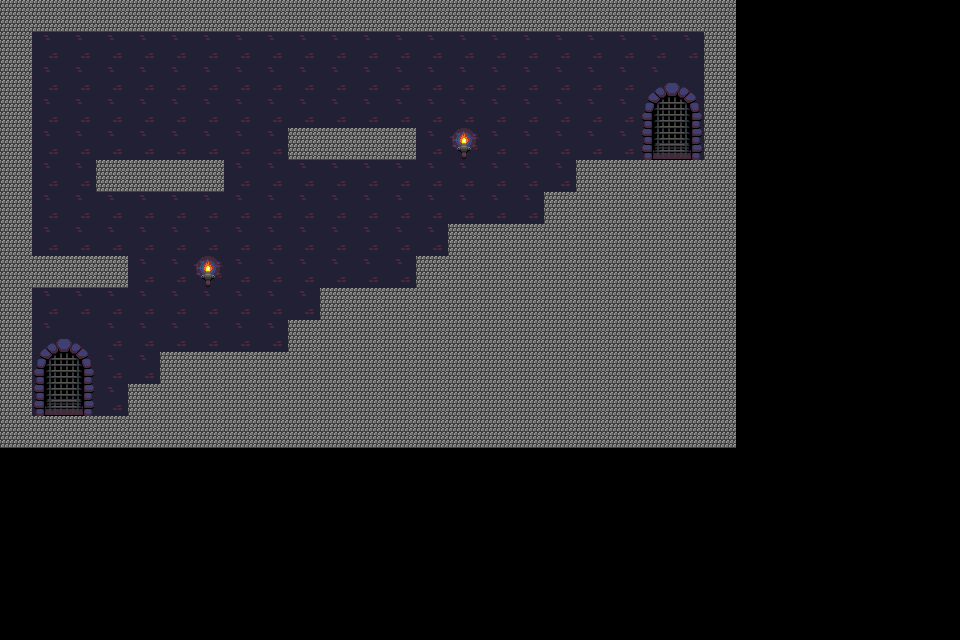

Tiled map render using the project's own tile images. Description and the whole map definition, tile-layer contents included, below:
An orthogonal 30x20 tile map with 32x32 px tiles, 4 tile layers (bg, stage, door, closedDoor), 2 tilesets.

<map version="1.0" orientation="orthogonal" renderorder="right-down" width="30" height="20" tilewidth="32" tileheight="32" nextobjectid="1">
 <tileset firstgid="1" name="oppcastle-mod-tiles" tilewidth="32" tileheight="32" tilecount="165" columns="15">
  <image source="oppcastle-mod-tiles.png" width="480" height="352" />
  <tile id="124">
   <properties>
    <property name="teleport" type="bool" value="true" />
   </properties>
  </tile>
  <tile id="128">
   <properties>
    <property name="monsterEntry" type="bool" value="true" />
   </properties>
  </tile>
  <tile id="138">
   <properties>
    <property name="light" type="bool" value="true" />
   </properties>
  </tile>
 </tileset>
 <tileset firstgid="166" name="bg_darkshadestone_0" tilewidth="32" tileheight="32" tilecount="90" columns="10">
  <image source="bg_darkshadestone_0.png" width="320" height="288" />
  <tile id="38">
   <properties>
    <property name="collidable" type="bool" value="true" />
   </properties>
  </tile>
 </tileset>
 <layer name="bg" width="30" height="20">
  <data encoding="csv">
0,0,0,0,0,0,0,0,0,0,0,0,0,0,0,0,0,0,0,0,0,0,0,0,0,0,0,0,0,0,
0,109,109,109,109,109,109,109,109,109,109,109,109,109,109,109,109,109,109,109,109,109,0,0,0,0,0,0,0,0,
0,109,109,109,109,109,109,109,109,109,109,109,109,109,109,109,109,109,109,109,0,0,0,0,0,0,0,0,0,0,
0,109,109,109,109,109,109,109,109,109,109,109,109,109,109,109,109,109,109,109,0,0,0,0,0,0,0,0,0,0,
0,109,109,109,109,109,109,109,109,109,109,109,109,109,139,109,109,109,109,109,125,0,0,0,0,0,0,0,0,0,
0,109,109,109,109,109,109,109,109,109,109,109,109,109,109,109,109,109,0,0,0,0,0,0,0,0,0,0,0,0,
0,109,109,109,109,109,109,109,109,109,109,109,109,109,109,109,109,0,0,0,0,0,0,0,0,0,0,0,0,0,
0,109,109,109,109,109,109,109,109,109,109,109,109,109,0,0,0,0,0,0,0,0,0,0,0,0,0,0,0,0,
0,109,109,109,109,109,139,109,109,109,109,109,109,0,0,0,0,0,0,0,0,0,0,0,0,0,0,0,0,0,
0,109,109,109,109,109,109,109,109,109,0,0,0,0,0,0,0,0,0,0,0,0,0,0,0,0,0,0,0,0,
0,0,0,109,109,109,109,109,109,0,0,0,0,0,0,0,0,0,0,0,0,0,0,0,0,0,0,0,0,0,
0,0,0,109,109,0,0,0,0,0,0,0,0,0,0,0,0,0,0,0,0,0,0,0,0,0,0,0,0,0,
0,0,0,109,0,0,0,0,0,0,0,0,0,0,0,0,0,0,0,0,0,0,0,0,0,0,0,0,0,0,
0,0,0,0,0,0,0,0,0,0,0,0,0,0,0,0,0,0,0,0,0,0,0,0,0,0,0,0,0,0,
0,0,0,0,0,0,0,0,0,0,0,0,0,0,0,0,0,0,0,0,0,0,0,0,0,0,0,0,0,0,
0,0,0,0,0,0,0,0,0,0,0,0,0,0,0,0,0,0,0,0,0,0,0,0,0,0,0,0,0,0,
0,0,0,0,0,0,0,0,0,0,0,0,0,0,0,0,0,0,0,0,0,0,0,0,0,0,0,0,0,0,
0,0,0,0,0,0,0,0,0,0,0,0,0,0,0,0,0,0,0,0,0,0,0,0,0,0,0,0,0,0,
0,0,0,0,0,0,0,0,0,0,0,0,0,0,0,0,0,0,0,0,0,0,0,0,0,0,0,0,0,0,
0,0,0,0,0,0,0,0,0,0,0,0,0,0,0,0,0,0,0,0,0,0,0,0,0,0,0,0,0,0
</data>
 </layer>
 <layer name="stage" width="30" height="20">
  <data encoding="csv">
204,204,204,204,204,204,204,204,204,204,204,204,204,204,204,204,204,204,204,204,204,204,204,0,0,0,0,0,0,0,
204,0,0,0,0,0,0,0,0,0,0,0,0,0,0,0,0,0,0,0,0,0,204,0,0,0,0,0,0,0,
204,0,0,0,0,0,0,0,0,0,0,0,0,0,0,0,0,0,0,0,0,0,204,0,0,0,0,0,0,0,
204,0,0,0,0,0,0,0,0,0,0,0,0,0,0,0,0,0,0,0,0,0,204,0,0,0,0,0,0,0,
204,0,0,0,0,0,0,0,0,204,204,204,204,0,0,0,0,0,0,0,0,0,204,0,0,0,0,0,0,0,
204,0,0,204,204,204,204,0,0,0,0,0,0,0,0,0,0,0,204,204,204,204,204,0,0,0,0,0,0,0,
204,0,0,0,0,0,0,0,0,0,0,0,0,0,0,0,0,204,204,204,204,204,204,0,0,0,0,0,0,0,
204,0,0,0,0,0,0,0,0,0,0,0,0,0,204,204,204,204,204,204,204,204,204,0,0,0,0,0,0,0,
204,204,204,204,0,0,0,0,0,0,0,0,0,204,204,204,204,204,204,204,204,204,204,0,0,0,0,0,0,0,
204,0,0,0,0,0,0,0,0,0,204,204,204,204,204,204,204,204,204,204,204,204,204,0,0,0,0,0,0,0,
204,0,0,0,0,0,0,0,0,204,204,204,204,204,204,204,204,204,204,204,204,204,204,0,0,0,0,0,0,0,
204,0,0,0,0,204,204,204,204,204,204,204,204,204,204,204,204,204,204,204,204,204,204,0,0,0,0,0,0,0,
204,0,0,0,204,204,204,204,204,204,204,204,204,204,204,204,204,204,204,204,204,204,204,0,0,0,0,0,0,0,
204,204,204,204,204,204,204,204,204,204,204,204,204,204,204,204,204,204,204,204,204,204,204,0,0,0,0,0,0,0,
0,0,0,0,0,0,0,0,0,0,0,0,0,0,0,0,0,0,0,0,0,0,0,0,0,0,0,0,0,0,
0,0,0,0,0,0,0,0,0,0,0,0,0,0,0,0,0,0,0,0,0,0,0,0,0,0,0,0,0,0,
0,0,0,0,0,0,0,0,0,0,0,0,0,0,0,0,0,0,0,0,0,0,0,0,0,0,0,0,0,0,
0,0,0,0,0,0,0,0,0,0,0,0,0,0,0,0,0,0,0,0,0,0,0,0,0,0,0,0,0,0,
0,0,0,0,0,0,0,0,0,0,0,0,0,0,0,0,0,0,0,0,0,0,0,0,0,0,0,0,0,0,
0,0,0,0,0,0,0,0,0,0,0,0,0,0,0,0,0,0,0,0,0,0,0,0,0,0,0,0,0,0
</data>
 </layer>
 <layer name="door" width="30" height="20">
  <data encoding="csv">
0,0,0,0,0,0,0,0,0,0,0,0,0,0,0,0,0,0,0,0,0,0,0,0,0,0,0,0,0,0,
0,0,0,0,0,0,0,0,0,0,0,0,0,0,0,0,0,0,0,0,0,0,0,0,0,0,0,0,0,0,
0,0,0,0,0,0,0,0,0,0,0,0,0,0,0,0,0,0,0,0,99,100,0,0,0,0,0,0,0,0,
0,0,0,0,0,0,0,0,0,0,0,0,0,0,0,0,0,0,0,0,114,115,0,0,0,0,0,0,0,0,
0,0,0,0,0,0,0,0,0,0,0,0,0,0,0,0,0,0,0,0,129,130,0,0,0,0,0,0,0,0,
0,0,0,0,0,0,0,0,0,0,0,0,0,0,0,0,0,0,0,0,0,0,0,0,0,0,0,0,0,0,
0,0,0,0,0,0,0,0,0,0,0,0,0,0,0,0,0,0,0,0,0,0,0,0,0,0,0,0,0,0,
0,0,0,0,0,0,0,0,0,0,0,0,0,0,0,0,0,0,0,0,0,0,0,0,0,0,0,0,0,0,
0,0,0,0,0,0,0,0,0,0,0,0,0,0,0,0,0,0,0,0,0,0,0,0,0,0,0,0,0,0,
0,0,0,0,0,0,0,0,0,0,0,0,0,0,0,0,0,0,0,0,0,0,0,0,0,0,0,0,0,0,
0,99,100,0,0,0,0,0,0,0,0,0,0,0,0,0,0,0,0,0,0,0,0,0,0,0,0,0,0,0,
0,114,115,0,0,0,0,0,0,0,0,0,0,0,0,0,0,0,0,0,0,0,0,0,0,0,0,0,0,0,
0,129,130,0,0,0,0,0,0,0,0,0,0,0,0,0,0,0,0,0,0,0,0,0,0,0,0,0,0,0,
0,0,0,0,0,0,0,0,0,0,0,0,0,0,0,0,0,0,0,0,0,0,0,0,0,0,0,0,0,0,
0,0,0,0,0,0,0,0,0,0,0,0,0,0,0,0,0,0,0,0,0,0,0,0,0,0,0,0,0,0,
0,0,0,0,0,0,0,0,0,0,0,0,0,0,0,0,0,0,0,0,0,0,0,0,0,0,0,0,0,0,
0,0,0,0,0,0,0,0,0,0,0,0,0,0,0,0,0,0,0,0,0,0,0,0,0,0,0,0,0,0,
0,0,0,0,0,0,0,0,0,0,0,0,0,0,0,0,0,0,0,0,0,0,0,0,0,0,0,0,0,0,
0,0,0,0,0,0,0,0,0,0,0,0,0,0,0,0,0,0,0,0,0,0,0,0,0,0,0,0,0,0,
0,0,0,0,0,0,0,0,0,0,0,0,0,0,0,0,0,0,0,0,0,0,0,0,0,0,0,0,0,0
</data>
 </layer>
 <layer name="closedDoor" width="30" height="20">
  <data encoding="csv">
0,0,0,0,0,0,0,0,0,0,0,0,0,0,0,0,0,0,0,0,0,0,0,0,0,0,0,0,0,0,
0,0,0,0,0,0,0,0,0,0,0,0,0,0,0,0,0,0,0,0,0,0,0,0,0,0,0,0,0,0,
0,0,0,0,0,0,0,0,0,0,0,0,0,0,0,0,0,0,0,0,101,102,0,0,0,0,0,0,0,0,
0,0,0,0,0,0,0,0,0,0,0,0,0,0,0,0,0,0,0,0,116,117,0,0,0,0,0,0,0,0,
0,0,0,0,0,0,0,0,0,0,0,0,0,0,0,0,0,0,0,0,131,132,0,0,0,0,0,0,0,0,
0,0,0,0,0,0,0,0,0,0,0,0,0,0,0,0,0,0,0,0,0,0,0,0,0,0,0,0,0,0,
0,0,0,0,0,0,0,0,0,0,0,0,0,0,0,0,0,0,0,0,0,0,0,0,0,0,0,0,0,0,
0,0,0,0,0,0,0,0,0,0,0,0,0,0,0,0,0,0,0,0,0,0,0,0,0,0,0,0,0,0,
0,0,0,0,0,0,0,0,0,0,0,0,0,0,0,0,0,0,0,0,0,0,0,0,0,0,0,0,0,0,
0,0,0,0,0,0,0,0,0,0,0,0,0,0,0,0,0,0,0,0,0,0,0,0,0,0,0,0,0,0,
0,101,102,0,0,0,0,0,0,0,0,0,0,0,0,0,0,0,0,0,0,0,0,0,0,0,0,0,0,0,
0,116,117,0,0,0,0,0,0,0,0,0,0,0,0,0,0,0,0,0,0,0,0,0,0,0,0,0,0,0,
0,131,132,0,0,0,0,0,0,0,0,0,0,0,0,0,0,0,0,0,0,0,0,0,0,0,0,0,0,0,
0,0,0,0,0,0,0,0,0,0,0,0,0,0,0,0,0,0,0,0,0,0,0,0,0,0,0,0,0,0,
0,0,0,0,0,0,0,0,0,0,0,0,0,0,0,0,0,0,0,0,0,0,0,0,0,0,0,0,0,0,
0,0,0,0,0,0,0,0,0,0,0,0,0,0,0,0,0,0,0,0,0,0,0,0,0,0,0,0,0,0,
0,0,0,0,0,0,0,0,0,0,0,0,0,0,0,0,0,0,0,0,0,0,0,0,0,0,0,0,0,0,
0,0,0,0,0,0,0,0,0,0,0,0,0,0,0,0,0,0,0,0,0,0,0,0,0,0,0,0,0,0,
0,0,0,0,0,0,0,0,0,0,0,0,0,0,0,0,0,0,0,0,0,0,0,0,0,0,0,0,0,0,
0,0,0,0,0,0,0,0,0,0,0,0,0,0,0,0,0,0,0,0,0,0,0,0,0,0,0,0,0,0
</data>
 </layer>
</map>
